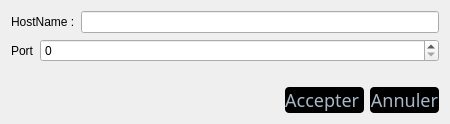
<?xml version="1.0" encoding="UTF-8"?>
<ui version="4.0">
 <class>DuMesengerConnectionDialog</class>
 <widget class="QDialog" name="DuMesengerConnectionDialog">
  <property name="geometry">
   <rect>
    <x>0</x>
    <y>0</y>
    <width>450</width>
    <height>124</height>
   </rect>
  </property>
  <property name="windowTitle">
   <string>Dialog</string>
  </property>
  <layout class="QVBoxLayout" name="verticalLayout">
   <item>
    <layout class="QHBoxLayout" name="horizontalLayout">
     <item>
      <widget class="QLabel" name="label">
       <property name="text">
        <string>HostName :</string>
       </property>
      </widget>
     </item>
     <item>
      <widget class="QLineEdit" name="hostname"/>
     </item>
    </layout>
   </item>
   <item>
    <layout class="QFormLayout" name="formLayout">
     <item row="0" column="0">
      <widget class="QLabel" name="label_2">
       <property name="text">
        <string>Port</string>
       </property>
      </widget>
     </item>
     <item row="0" column="1">
      <widget class="QSpinBox" name="port">
       <property name="maximum">
        <number>9999999</number>
       </property>
      </widget>
     </item>
    </layout>
   </item>
   <item>
    <layout class="QHBoxLayout" name="horizontalLayout_2">
     <item>
      <spacer name="horizontalSpacer">
       <property name="orientation">
        <enum>Qt::Horizontal</enum>
       </property>
       <property name="sizeHint" stdset="0">
        <size>
         <width>40</width>
         <height>20</height>
        </size>
       </property>
      </spacer>
     </item>
     <item>
      <widget class="QPushButton" name="ok">
       <property name="styleSheet">
        <string notr="true">#ok{

background-color: black;
border-radius: 4px;
	border-color: rgb(58, 58, 58);
	border-style: inset;
font-family: century gothic;
font-size: 18px;
color: #a9b7c6;
}
#ok:hover{
border-style: solid;
	border-top-color: transparent;
	border-right-color: transparent;
	border-left-color: transparent;
	border-bottom-color: #e67e22;
	border-bottom-width: 1px;
	border-bottom-radius: 6px;
	border-style: solid;
	color: #FFFFFF;
	padding-bottom: 2px;
	background-color: green;
}</string>
       </property>
       <property name="text">
        <string>Accepter </string>
       </property>
      </widget>
     </item>
     <item>
      <widget class="QPushButton" name="cancel">
       <property name="styleSheet">
        <string notr="true">#cancel{

background-color: black;
border-radius: 4px;
	border-color: rgb(58, 58, 58);
	border-style: inset;
font-family: century gothic;
font-size: 18px;
color: #a9b7c6;
}
#cancel:hover{
border-style: solid;
	border-top-color: transparent;
	border-right-color: transparent;
	border-left-color: transparent;
	border-bottom-color: #e67e22;
	border-bottom-width: 1px;
	border-bottom-radius: 6px;
	border-style: solid;
	color: #FFFFFF;
	padding-bottom: 2px;
	background-color: green;
}</string>
       </property>
       <property name="text">
        <string>Annuler</string>
       </property>
      </widget>
     </item>
    </layout>
   </item>
  </layout>
 </widget>
 <resources/>
 <connections/>
</ui>
